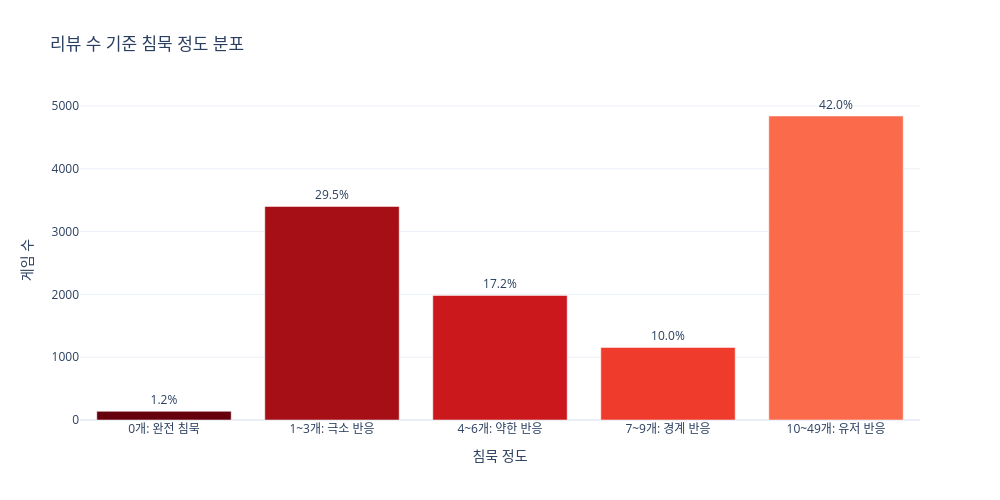

The notebook cell saved with this chart:
### Code cell
fig = px.bar(
    silence_level_counts,
    x="silence_level",
    y="game_count",
    text="ratio",
    title="리뷰 수 기준 침묵 정도 분포",
    labels={"silence_level": "침묵 정도", "game_count": "게임 수"},
    color="silence_level",
    color_discrete_sequence=px.colors.sequential.Reds_r,
)
fig.update_traces(texttemplate="%{text:.1f}%", textposition="outside", showlegend=False)
fig.update_layout(template="plotly_white", width=1000, height=500)
fig.show()

### Figure 1 — Plotly figure (JSON) as saved in the notebook; plotly's stock layout.template omitted (floating-point values rounded to 4 significant figures)
{"data": [{"hovertemplate": "침묵 정도=%{x}<br>게임 수=%{y}<br>ratio=%{text}<extra></extra>", "legendgroup": "0개: 완전 침묵", "marker": {"color": "rgb(103,0,13)", "pattern": {"shape": ""}}, "name": "0개: 완전 침묵", "orientation": "v", "showlegend": false, "text": [1.198], "textposition": "outside", "texttemplate": "%{text:.1f}%", "type": "bar", "x": ["0개: 완전 침묵"], "xaxis": "x", "y": [138], "yaxis": "y"}, {"hovertemplate": "침묵 정도=%{x}<br>게임 수=%{y}<br>ratio=%{text}<extra></extra>", "legendgroup": "1~3개: 극소 반응", "marker": {"color": "rgb(165,15,21)", "pattern": {"shape": ""}}, "name": "1~3개: 극소 반응", "orientation": "v", "showlegend": false, "text": [29.52], "textposition": "outside", "texttemplate": "%{text:.1f}%", "type": "bar", "x": ["1~3개: 극소 반응"], "xaxis": "x", "y": [3400], "yaxis": "y"}, {"hovertemplate": "침묵 정도=%{x}<br>게임 수=%{y}<br>ratio=%{text}<extra></extra>", "legendgroup": "4~6개: 약한 반응", "marker": {"color": "rgb(203,24,29)", "pattern": {"shape": ""}}, "name": "4~6개: 약한 반응", "orientation": "v", "showlegend": false, "text": [17.22], "textposition": "outside", "texttemplate": "%{text:.1f}%", "type": "bar", "x": ["4~6개: 약한 반응"], "xaxis": "x", "y": [1983], "yaxis": "y"}, {"hovertemplate": "침묵 정도=%{x}<br>게임 수=%{y}<br>ratio=%{text}<extra></extra>", "legendgroup": "7~9개: 경계 반응", "marker": {"color": "rgb(239,59,44)", "pattern": {"shape": ""}}, "name": "7~9개: 경계 반응", "orientation": "v", "showlegend": false, "text": [10.03], "textposition": "outside", "texttemplate": "%{text:.1f}%", "type": "bar", "x": ["7~9개: 경계 반응"], "xaxis": "x", "y": [1155], "yaxis": "y"}, {"hovertemplate": "침묵 정도=%{x}<br>게임 수=%{y}<br>ratio=%{text}<extra></extra>", "legendgroup": "10~49개: 유저 반응", "marker": {"color": "rgb(251,106,74)", "pattern": {"shape": ""}}, "name": "10~49개: 유저 반응", "orientation": "v", "showlegend": false, "text": [42.03], "textposition": "outside", "texttemplate": "%{text:.1f}%", "type": "bar", "x": ["10~49개: 유저 반응"], "xaxis": "x", "y": [4840], "yaxis": "y"}], "layout": {"barmode": "relative", "height": 500, "legend": {"title": {"text": "침묵 정도"}, "tracegroupgap": 0}, "title": {"text": "리뷰 수 기준 침묵 정도 분포"}, "width": 1000, "xaxis": {"anchor": "y", "categoryarray": ["0개: 완전 침묵", "1~3개: 극소 반응", "4~6개: 약한 반응", "7~9개: 경계 반응", "10~49개: 유저 반응"], "categoryorder": "array", "domain": [0, 1], "title": {"text": "침묵 정도"}}, "yaxis": {"anchor": "x", "domain": [0, 1], "title": {"text": "게임 수"}}}}
